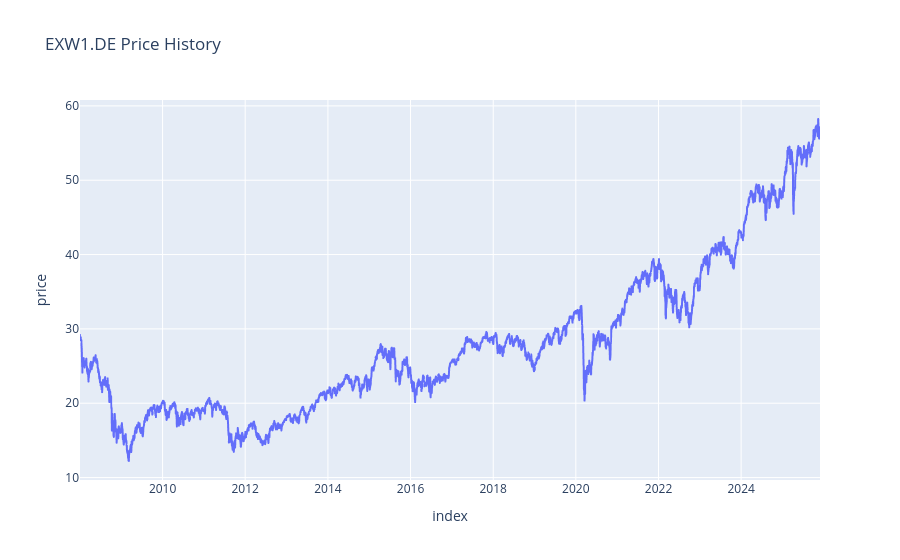
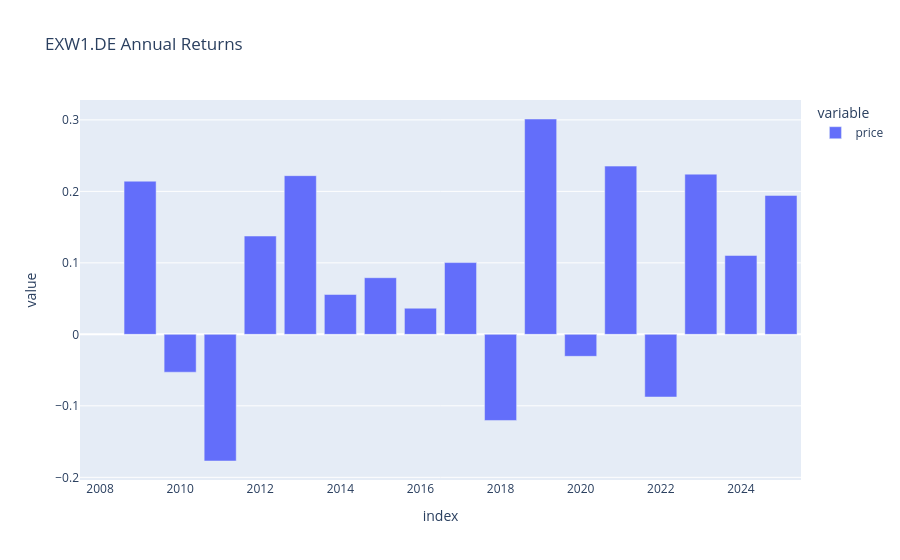

These figures' notebook cell, in order:
### Markdown cell above
## 1. Equity buy-and-hold

### Code cell
sharpe = (df_eq.price.pct_change().mean() * 252) / (df_eq.price.pct_change().std() * np.sqrt(252))
print(f'sharpe ratio: {sharpe:.2f}')

total_performance = df_eq.price.iloc[-1] / df_eq.price.iloc[0]
n = ((df_eq.index[-1]-df_eq.index[0]).days / 365)
x = total_performance**(1/n) -1
print(f'annualized return: {x:.2%}')

display(px.line(df_eq, y='price', title=f'{eq_asset} Price History'))
px.bar(df_eq.groupby(df_eq.index.year).price.last().pct_change(), title=f'{eq_asset} Annual Returns')

### Figure 1 — Plotly figure (JSON) as saved in the notebook; plotly's stock layout.template omitted (floating-point values rounded to 4 significant figures; data arrays with more than 128 entries replaced by an {"elided": "..."} marker saying what was removed)
{"data": [{"hovertemplate": "index=%{x}<br>price=%{y}<extra></extra>", "legendgroup": "", "line": {"color": "#636efa", "dash": "solid"}, "marker": {"symbol": "circle"}, "mode": "lines", "name": "", "showlegend": false, "type": "scattergl", "x": {"elided": "4551 str values"}, "xaxis": "x", "y": {"elided": "4551 float values"}, "yaxis": "y"}], "layout": {"legend": {"tracegroupgap": 0}, "title": {"text": "EXW1.DE Price History"}, "xaxis": {"anchor": "y", "domain": [0, 1], "title": {"text": "index"}}, "yaxis": {"anchor": "x", "domain": [0, 1], "title": {"text": "price"}}}}

### Figure 2 — Plotly figure (JSON) as saved in the notebook; plotly's stock layout.template omitted (floating-point values rounded to 4 significant figures)
{"data": [{"alignmentgroup": "True", "hovertemplate": "variable=price<br>index=%{x}<br>value=%{y}<extra></extra>", "legendgroup": "price", "marker": {"color": "#636efa", "pattern": {"shape": ""}}, "name": "price", "offsetgroup": "price", "orientation": "v", "showlegend": true, "textposition": "auto", "type": "bar", "x": [2008, 2009, 2010, 2011, 2012, 2013, 2014, 2015, 2016, 2017, 2018, 2019, 2020, 2021, 2022, 2023, 2024, 2025], "xaxis": "x", "y": [null, 0.2142, -0.05293, -0.1772, 0.1375, 0.222, 0.05576, 0.07924, 0.03657, 0.1004, -0.1205, 0.3012, -0.03075, 0.2353, -0.08766, 0.2241, 0.1103, 0.1944], "yaxis": "y"}], "layout": {"barmode": "relative", "legend": {"title": {"text": "variable"}, "tracegroupgap": 0}, "title": {"text": "EXW1.DE Annual Returns"}, "xaxis": {"anchor": "y", "domain": [0, 1], "title": {"text": "index"}}, "yaxis": {"anchor": "x", "domain": [0, 1], "title": {"text": "value"}}}}
